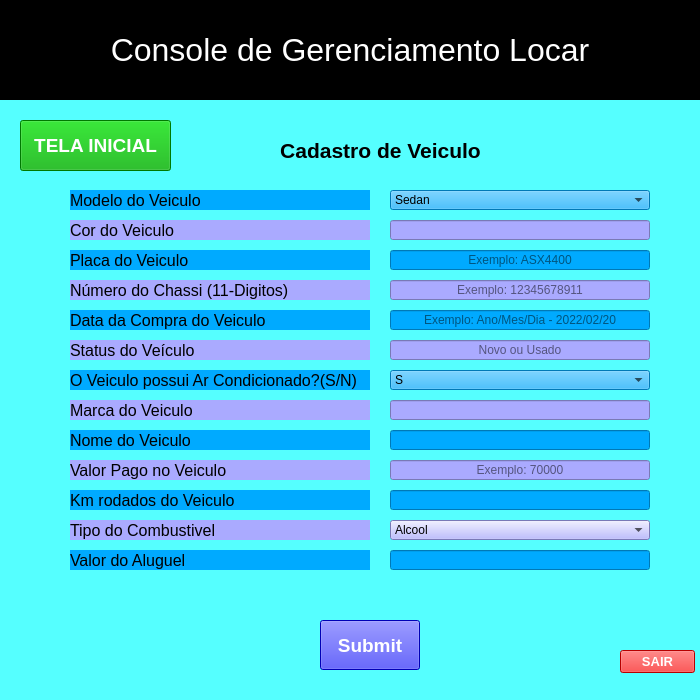
<?xml version="1.0" encoding="UTF-8"?>
<ui version="4.0">
 <class>Locar_Cadastro_Veiculo</class>
 <widget class="QMainWindow" name="Locar_Cadastro_Veiculo">
  <property name="geometry">
   <rect>
    <x>0</x>
    <y>0</y>
    <width>700</width>
    <height>700</height>
   </rect>
  </property>
  <property name="minimumSize">
   <size>
    <width>700</width>
    <height>700</height>
   </size>
  </property>
  <property name="maximumSize">
   <size>
    <width>700</width>
    <height>750</height>
   </size>
  </property>
  <property name="windowTitle">
   <string>Locar</string>
  </property>
  <property name="styleSheet">
   <string notr="true">background-color: rgb(255, 255, 255);
background-color: rgb(85, 255, 255);
</string>
  </property>
  <widget class="QWidget" name="centralwidget">
   <widget class="QLabel" name="subtitulo_console">
    <property name="geometry">
     <rect>
      <x>0</x>
      <y>0</y>
      <width>700</width>
      <height>100</height>
     </rect>
    </property>
    <property name="sizePolicy">
     <sizepolicy hsizetype="Preferred" vsizetype="Preferred">
      <horstretch>0</horstretch>
      <verstretch>0</verstretch>
     </sizepolicy>
    </property>
    <property name="minimumSize">
     <size>
      <width>700</width>
      <height>100</height>
     </size>
    </property>
    <property name="maximumSize">
     <size>
      <width>700</width>
      <height>100</height>
     </size>
    </property>
    <property name="font">
     <font>
      <pointsize>24</pointsize>
     </font>
    </property>
    <property name="styleSheet">
     <string notr="true">background-color: rgb(0, 0, 0);
color: rgb(255, 255, 255);</string>
    </property>
    <property name="lineWidth">
     <number>8</number>
    </property>
    <property name="midLineWidth">
     <number>5</number>
    </property>
    <property name="text">
     <string>Console de Gerenciamento Locar</string>
    </property>
    <property name="textFormat">
     <enum>Qt::PlainText</enum>
    </property>
    <property name="scaledContents">
     <bool>false</bool>
    </property>
    <property name="alignment">
     <set>Qt::AlignCenter</set>
    </property>
   </widget>
   <widget class="QPushButton" name="pushButton">
    <property name="geometry">
     <rect>
      <x>20</x>
      <y>120</y>
      <width>151</width>
      <height>51</height>
     </rect>
    </property>
    <property name="font">
     <font>
      <pointsize>14</pointsize>
      <weight>75</weight>
      <bold>true</bold>
     </font>
    </property>
    <property name="styleSheet">
     <string notr="true">background-color: rgb(0, 0, 255);
background-color: rgb(0, 170, 0);
color: rgb(255, 255, 255);</string>
    </property>
    <property name="text">
     <string>TELA INICIAL</string>
    </property>
   </widget>
   <widget class="QLabel" name="label3">
    <property name="geometry">
     <rect>
      <x>70</x>
      <y>250</y>
      <width>300</width>
      <height>20</height>
     </rect>
    </property>
    <property name="minimumSize">
     <size>
      <width>300</width>
      <height>20</height>
     </size>
    </property>
    <property name="maximumSize">
     <size>
      <width>300</width>
      <height>20</height>
     </size>
    </property>
    <property name="font">
     <font>
      <pointsize>12</pointsize>
      <weight>50</weight>
      <bold>false</bold>
     </font>
    </property>
    <property name="styleSheet">
     <string notr="true">background-color: rgb(0, 170, 255);</string>
    </property>
    <property name="text">
     <string>Placa do Veiculo</string>
    </property>
    <property name="alignment">
     <set>Qt::AlignLeading|Qt::AlignLeft|Qt::AlignVCenter</set>
    </property>
   </widget>
   <widget class="QLabel" name="label6">
    <property name="geometry">
     <rect>
      <x>70</x>
      <y>340</y>
      <width>300</width>
      <height>20</height>
     </rect>
    </property>
    <property name="minimumSize">
     <size>
      <width>300</width>
      <height>20</height>
     </size>
    </property>
    <property name="maximumSize">
     <size>
      <width>300</width>
      <height>20</height>
     </size>
    </property>
    <property name="font">
     <font>
      <pointsize>12</pointsize>
      <weight>50</weight>
      <bold>false</bold>
     </font>
    </property>
    <property name="styleSheet">
     <string notr="true">background-color: rgb(170, 170, 255);</string>
    </property>
    <property name="text">
     <string>Status do Veículo</string>
    </property>
    <property name="alignment">
     <set>Qt::AlignLeading|Qt::AlignLeft|Qt::AlignVCenter</set>
    </property>
   </widget>
   <widget class="QLabel" name="label5">
    <property name="geometry">
     <rect>
      <x>70</x>
      <y>310</y>
      <width>300</width>
      <height>20</height>
     </rect>
    </property>
    <property name="minimumSize">
     <size>
      <width>300</width>
      <height>20</height>
     </size>
    </property>
    <property name="maximumSize">
     <size>
      <width>300</width>
      <height>20</height>
     </size>
    </property>
    <property name="font">
     <font>
      <pointsize>12</pointsize>
      <weight>50</weight>
      <bold>false</bold>
     </font>
    </property>
    <property name="styleSheet">
     <string notr="true">background-color: rgb(0, 170, 255);</string>
    </property>
    <property name="text">
     <string>Data da Compra do Veiculo</string>
    </property>
    <property name="alignment">
     <set>Qt::AlignLeading|Qt::AlignLeft|Qt::AlignVCenter</set>
    </property>
   </widget>
   <widget class="QLabel" name="label4">
    <property name="geometry">
     <rect>
      <x>70</x>
      <y>280</y>
      <width>300</width>
      <height>20</height>
     </rect>
    </property>
    <property name="minimumSize">
     <size>
      <width>300</width>
      <height>20</height>
     </size>
    </property>
    <property name="maximumSize">
     <size>
      <width>300</width>
      <height>20</height>
     </size>
    </property>
    <property name="font">
     <font>
      <pointsize>12</pointsize>
      <weight>50</weight>
      <bold>false</bold>
     </font>
    </property>
    <property name="styleSheet">
     <string notr="true">background-color: rgb(170, 170, 255);</string>
    </property>
    <property name="text">
     <string>Número do Chassi (11-Digitos)</string>
    </property>
    <property name="alignment">
     <set>Qt::AlignLeading|Qt::AlignLeft|Qt::AlignVCenter</set>
    </property>
   </widget>
   <widget class="QLabel" name="label7">
    <property name="geometry">
     <rect>
      <x>70</x>
      <y>370</y>
      <width>300</width>
      <height>20</height>
     </rect>
    </property>
    <property name="minimumSize">
     <size>
      <width>300</width>
      <height>20</height>
     </size>
    </property>
    <property name="maximumSize">
     <size>
      <width>300</width>
      <height>20</height>
     </size>
    </property>
    <property name="font">
     <font>
      <pointsize>12</pointsize>
      <weight>50</weight>
      <bold>false</bold>
     </font>
    </property>
    <property name="styleSheet">
     <string notr="true">background-color: rgb(0, 170, 255);</string>
    </property>
    <property name="text">
     <string>O Veiculo possui Ar Condicionado?(S/N)</string>
    </property>
    <property name="alignment">
     <set>Qt::AlignLeading|Qt::AlignLeft|Qt::AlignVCenter</set>
    </property>
   </widget>
   <widget class="QLabel" name="label8">
    <property name="geometry">
     <rect>
      <x>70</x>
      <y>400</y>
      <width>300</width>
      <height>20</height>
     </rect>
    </property>
    <property name="minimumSize">
     <size>
      <width>300</width>
      <height>20</height>
     </size>
    </property>
    <property name="maximumSize">
     <size>
      <width>300</width>
      <height>20</height>
     </size>
    </property>
    <property name="font">
     <font>
      <pointsize>12</pointsize>
      <weight>50</weight>
      <bold>false</bold>
     </font>
    </property>
    <property name="styleSheet">
     <string notr="true">background-color: rgb(170, 170, 255);</string>
    </property>
    <property name="text">
     <string>Marca do Veiculo</string>
    </property>
    <property name="alignment">
     <set>Qt::AlignLeading|Qt::AlignLeft|Qt::AlignVCenter</set>
    </property>
   </widget>
   <widget class="QLabel" name="label9">
    <property name="geometry">
     <rect>
      <x>70</x>
      <y>430</y>
      <width>300</width>
      <height>20</height>
     </rect>
    </property>
    <property name="minimumSize">
     <size>
      <width>300</width>
      <height>20</height>
     </size>
    </property>
    <property name="maximumSize">
     <size>
      <width>300</width>
      <height>20</height>
     </size>
    </property>
    <property name="font">
     <font>
      <pointsize>12</pointsize>
      <weight>50</weight>
      <bold>false</bold>
     </font>
    </property>
    <property name="styleSheet">
     <string notr="true">background-color: rgb(0, 170, 255);</string>
    </property>
    <property name="text">
     <string>Nome do Veiculo</string>
    </property>
    <property name="alignment">
     <set>Qt::AlignLeading|Qt::AlignLeft|Qt::AlignVCenter</set>
    </property>
   </widget>
   <widget class="QLabel" name="label91">
    <property name="geometry">
     <rect>
      <x>70</x>
      <y>460</y>
      <width>300</width>
      <height>20</height>
     </rect>
    </property>
    <property name="minimumSize">
     <size>
      <width>300</width>
      <height>20</height>
     </size>
    </property>
    <property name="maximumSize">
     <size>
      <width>300</width>
      <height>20</height>
     </size>
    </property>
    <property name="font">
     <font>
      <pointsize>12</pointsize>
      <weight>50</weight>
      <bold>false</bold>
     </font>
    </property>
    <property name="styleSheet">
     <string notr="true">background-color: rgb(170, 170, 255);</string>
    </property>
    <property name="text">
     <string>Valor Pago no Veiculo</string>
    </property>
    <property name="alignment">
     <set>Qt::AlignLeading|Qt::AlignLeft|Qt::AlignVCenter</set>
    </property>
   </widget>
   <widget class="QLabel" name="label2">
    <property name="geometry">
     <rect>
      <x>70</x>
      <y>220</y>
      <width>300</width>
      <height>20</height>
     </rect>
    </property>
    <property name="minimumSize">
     <size>
      <width>300</width>
      <height>20</height>
     </size>
    </property>
    <property name="maximumSize">
     <size>
      <width>300</width>
      <height>20</height>
     </size>
    </property>
    <property name="font">
     <font>
      <pointsize>12</pointsize>
      <weight>50</weight>
      <bold>false</bold>
     </font>
    </property>
    <property name="styleSheet">
     <string notr="true">background-color: rgb(170, 170, 255);</string>
    </property>
    <property name="text">
     <string>Cor do Veiculo</string>
    </property>
    <property name="alignment">
     <set>Qt::AlignLeading|Qt::AlignLeft|Qt::AlignVCenter</set>
    </property>
   </widget>
   <widget class="QLabel" name="label1">
    <property name="geometry">
     <rect>
      <x>70</x>
      <y>190</y>
      <width>300</width>
      <height>20</height>
     </rect>
    </property>
    <property name="minimumSize">
     <size>
      <width>300</width>
      <height>20</height>
     </size>
    </property>
    <property name="maximumSize">
     <size>
      <width>300</width>
      <height>20</height>
     </size>
    </property>
    <property name="font">
     <font>
      <pointsize>12</pointsize>
      <weight>50</weight>
      <bold>false</bold>
     </font>
    </property>
    <property name="styleSheet">
     <string notr="true">background-color: rgb(0, 170, 255);</string>
    </property>
    <property name="text">
     <string>Modelo do Veiculo</string>
    </property>
    <property name="alignment">
     <set>Qt::AlignLeading|Qt::AlignLeft|Qt::AlignVCenter</set>
    </property>
   </widget>
   <widget class="QLabel" name="label92">
    <property name="geometry">
     <rect>
      <x>70</x>
      <y>490</y>
      <width>300</width>
      <height>20</height>
     </rect>
    </property>
    <property name="minimumSize">
     <size>
      <width>300</width>
      <height>20</height>
     </size>
    </property>
    <property name="maximumSize">
     <size>
      <width>300</width>
      <height>20</height>
     </size>
    </property>
    <property name="font">
     <font>
      <pointsize>12</pointsize>
      <weight>50</weight>
      <bold>false</bold>
     </font>
    </property>
    <property name="styleSheet">
     <string notr="true">background-color: rgb(0, 170, 255);</string>
    </property>
    <property name="text">
     <string>Km rodados do Veiculo</string>
    </property>
    <property name="alignment">
     <set>Qt::AlignLeading|Qt::AlignLeft|Qt::AlignVCenter</set>
    </property>
   </widget>
   <widget class="QLineEdit" name="lineEdit_2">
    <property name="geometry">
     <rect>
      <x>390</x>
      <y>220</y>
      <width>260</width>
      <height>20</height>
     </rect>
    </property>
    <property name="minimumSize">
     <size>
      <width>260</width>
      <height>20</height>
     </size>
    </property>
    <property name="maximumSize">
     <size>
      <width>260</width>
      <height>20</height>
     </size>
    </property>
    <property name="styleSheet">
     <string notr="true">background-color: rgb(170, 170, 255);</string>
    </property>
    <property name="text">
     <string/>
    </property>
    <property name="alignment">
     <set>Qt::AlignCenter</set>
    </property>
   </widget>
   <widget class="QLineEdit" name="lineEdit_3">
    <property name="geometry">
     <rect>
      <x>390</x>
      <y>250</y>
      <width>260</width>
      <height>20</height>
     </rect>
    </property>
    <property name="minimumSize">
     <size>
      <width>260</width>
      <height>20</height>
     </size>
    </property>
    <property name="maximumSize">
     <size>
      <width>260</width>
      <height>20</height>
     </size>
    </property>
    <property name="styleSheet">
     <string notr="true">background-color: rgb(0, 170, 255);</string>
    </property>
    <property name="text">
     <string/>
    </property>
    <property name="alignment">
     <set>Qt::AlignCenter</set>
    </property>
    <property name="placeholderText">
     <string>Exemplo: ASX4400</string>
    </property>
   </widget>
   <widget class="QLineEdit" name="lineEdit_4">
    <property name="geometry">
     <rect>
      <x>390</x>
      <y>280</y>
      <width>260</width>
      <height>20</height>
     </rect>
    </property>
    <property name="minimumSize">
     <size>
      <width>260</width>
      <height>20</height>
     </size>
    </property>
    <property name="maximumSize">
     <size>
      <width>260</width>
      <height>20</height>
     </size>
    </property>
    <property name="styleSheet">
     <string notr="true">background-color: rgb(170, 170, 255);</string>
    </property>
    <property name="text">
     <string/>
    </property>
    <property name="alignment">
     <set>Qt::AlignCenter</set>
    </property>
    <property name="placeholderText">
     <string>Exemplo: 12345678911</string>
    </property>
   </widget>
   <widget class="QLineEdit" name="lineEdit_5">
    <property name="geometry">
     <rect>
      <x>390</x>
      <y>310</y>
      <width>260</width>
      <height>20</height>
     </rect>
    </property>
    <property name="minimumSize">
     <size>
      <width>260</width>
      <height>20</height>
     </size>
    </property>
    <property name="maximumSize">
     <size>
      <width>260</width>
      <height>20</height>
     </size>
    </property>
    <property name="styleSheet">
     <string notr="true">background-color: rgb(0, 170, 255);</string>
    </property>
    <property name="text">
     <string/>
    </property>
    <property name="alignment">
     <set>Qt::AlignCenter</set>
    </property>
    <property name="placeholderText">
     <string>Exemplo: Ano/Mes/Dia - 2022/02/20</string>
    </property>
   </widget>
   <widget class="QLineEdit" name="lineEdit_6">
    <property name="geometry">
     <rect>
      <x>390</x>
      <y>340</y>
      <width>260</width>
      <height>20</height>
     </rect>
    </property>
    <property name="minimumSize">
     <size>
      <width>260</width>
      <height>20</height>
     </size>
    </property>
    <property name="maximumSize">
     <size>
      <width>260</width>
      <height>20</height>
     </size>
    </property>
    <property name="styleSheet">
     <string notr="true">background-color: rgb(170, 170, 255);</string>
    </property>
    <property name="text">
     <string/>
    </property>
    <property name="alignment">
     <set>Qt::AlignCenter</set>
    </property>
    <property name="placeholderText">
     <string>Novo ou Usado</string>
    </property>
   </widget>
   <widget class="QLineEdit" name="lineEdit_8">
    <property name="geometry">
     <rect>
      <x>390</x>
      <y>400</y>
      <width>260</width>
      <height>20</height>
     </rect>
    </property>
    <property name="minimumSize">
     <size>
      <width>260</width>
      <height>20</height>
     </size>
    </property>
    <property name="maximumSize">
     <size>
      <width>260</width>
      <height>20</height>
     </size>
    </property>
    <property name="styleSheet">
     <string notr="true">background-color: rgb(170, 170, 255);</string>
    </property>
    <property name="text">
     <string/>
    </property>
    <property name="alignment">
     <set>Qt::AlignCenter</set>
    </property>
   </widget>
   <widget class="QLineEdit" name="lineEdit_9">
    <property name="geometry">
     <rect>
      <x>390</x>
      <y>430</y>
      <width>260</width>
      <height>20</height>
     </rect>
    </property>
    <property name="minimumSize">
     <size>
      <width>260</width>
      <height>20</height>
     </size>
    </property>
    <property name="maximumSize">
     <size>
      <width>260</width>
      <height>20</height>
     </size>
    </property>
    <property name="styleSheet">
     <string notr="true">background-color: rgb(0, 170, 255);</string>
    </property>
    <property name="alignment">
     <set>Qt::AlignCenter</set>
    </property>
   </widget>
   <widget class="QLineEdit" name="lineEdit_91">
    <property name="geometry">
     <rect>
      <x>390</x>
      <y>460</y>
      <width>260</width>
      <height>20</height>
     </rect>
    </property>
    <property name="minimumSize">
     <size>
      <width>260</width>
      <height>20</height>
     </size>
    </property>
    <property name="maximumSize">
     <size>
      <width>260</width>
      <height>20</height>
     </size>
    </property>
    <property name="styleSheet">
     <string notr="true">background-color: rgb(170, 170, 255);</string>
    </property>
    <property name="alignment">
     <set>Qt::AlignCenter</set>
    </property>
    <property name="placeholderText">
     <string>Exemplo: 70000</string>
    </property>
   </widget>
   <widget class="QLineEdit" name="lineEdit_92">
    <property name="geometry">
     <rect>
      <x>390</x>
      <y>490</y>
      <width>260</width>
      <height>20</height>
     </rect>
    </property>
    <property name="minimumSize">
     <size>
      <width>260</width>
      <height>20</height>
     </size>
    </property>
    <property name="maximumSize">
     <size>
      <width>260</width>
      <height>20</height>
     </size>
    </property>
    <property name="styleSheet">
     <string notr="true">background-color: rgb(0, 170, 255);</string>
    </property>
    <property name="alignment">
     <set>Qt::AlignCenter</set>
    </property>
   </widget>
   <widget class="QPushButton" name="pushButton_2">
    <property name="geometry">
     <rect>
      <x>320</x>
      <y>620</y>
      <width>100</width>
      <height>50</height>
     </rect>
    </property>
    <property name="minimumSize">
     <size>
      <width>100</width>
      <height>50</height>
     </size>
    </property>
    <property name="maximumSize">
     <size>
      <width>100</width>
      <height>50</height>
     </size>
    </property>
    <property name="font">
     <font>
      <pointsize>14</pointsize>
      <weight>75</weight>
      <bold>true</bold>
     </font>
    </property>
    <property name="styleSheet">
     <string notr="true">background-color: rgb(0, 0, 255);
color: rgb(255, 255, 255);</string>
    </property>
    <property name="text">
     <string>Submit</string>
    </property>
   </widget>
   <widget class="QLabel" name="label91_2">
    <property name="geometry">
     <rect>
      <x>70</x>
      <y>520</y>
      <width>300</width>
      <height>20</height>
     </rect>
    </property>
    <property name="minimumSize">
     <size>
      <width>300</width>
      <height>20</height>
     </size>
    </property>
    <property name="maximumSize">
     <size>
      <width>300</width>
      <height>20</height>
     </size>
    </property>
    <property name="font">
     <font>
      <pointsize>12</pointsize>
      <weight>50</weight>
      <bold>false</bold>
     </font>
    </property>
    <property name="styleSheet">
     <string notr="true">background-color: rgb(170, 170, 255);</string>
    </property>
    <property name="text">
     <string>Tipo do Combustivel</string>
    </property>
    <property name="alignment">
     <set>Qt::AlignLeading|Qt::AlignLeft|Qt::AlignVCenter</set>
    </property>
   </widget>
   <widget class="QLabel" name="label91_3">
    <property name="geometry">
     <rect>
      <x>70</x>
      <y>550</y>
      <width>300</width>
      <height>20</height>
     </rect>
    </property>
    <property name="minimumSize">
     <size>
      <width>300</width>
      <height>20</height>
     </size>
    </property>
    <property name="maximumSize">
     <size>
      <width>300</width>
      <height>20</height>
     </size>
    </property>
    <property name="font">
     <font>
      <pointsize>12</pointsize>
      <weight>50</weight>
      <bold>false</bold>
     </font>
    </property>
    <property name="styleSheet">
     <string notr="true">background-color: rgb(0, 170, 255);</string>
    </property>
    <property name="text">
     <string>Valor do Aluguel</string>
    </property>
    <property name="alignment">
     <set>Qt::AlignLeading|Qt::AlignLeft|Qt::AlignVCenter</set>
    </property>
   </widget>
   <widget class="QLineEdit" name="lineEdit_95">
    <property name="geometry">
     <rect>
      <x>390</x>
      <y>550</y>
      <width>260</width>
      <height>20</height>
     </rect>
    </property>
    <property name="minimumSize">
     <size>
      <width>260</width>
      <height>20</height>
     </size>
    </property>
    <property name="maximumSize">
     <size>
      <width>260</width>
      <height>20</height>
     </size>
    </property>
    <property name="styleSheet">
     <string notr="true">background-color: rgb(0, 170, 255);</string>
    </property>
    <property name="alignment">
     <set>Qt::AlignCenter</set>
    </property>
   </widget>
   <widget class="QPushButton" name="pushButton_3">
    <property name="geometry">
     <rect>
      <x>620</x>
      <y>650</y>
      <width>75</width>
      <height>23</height>
     </rect>
    </property>
    <property name="font">
     <font>
      <pointsize>10</pointsize>
      <weight>75</weight>
      <bold>true</bold>
     </font>
    </property>
    <property name="styleSheet">
     <string notr="true">background-color: rgb(255, 0, 0);
color: rgb(255, 255, 255);
border-color: rgb(255, 0, 255);</string>
    </property>
    <property name="text">
     <string>SAIR</string>
    </property>
   </widget>
   <widget class="QLabel" name="label">
    <property name="geometry">
     <rect>
      <x>270</x>
      <y>130</y>
      <width>221</width>
      <height>41</height>
     </rect>
    </property>
    <property name="font">
     <font>
      <pointsize>16</pointsize>
      <weight>75</weight>
      <bold>true</bold>
     </font>
    </property>
    <property name="text">
     <string>Cadastro de Veiculo</string>
    </property>
    <property name="alignment">
     <set>Qt::AlignCenter</set>
    </property>
   </widget>
   <widget class="QComboBox" name="comboBox_2">
    <property name="geometry">
     <rect>
      <x>390</x>
      <y>190</y>
      <width>260</width>
      <height>20</height>
     </rect>
    </property>
    <property name="minimumSize">
     <size>
      <width>260</width>
      <height>20</height>
     </size>
    </property>
    <property name="maximumSize">
     <size>
      <width>260</width>
      <height>20</height>
     </size>
    </property>
    <property name="layoutDirection">
     <enum>Qt::LeftToRight</enum>
    </property>
    <property name="styleSheet">
     <string notr="true">background-color: rgb(0, 170, 255);</string>
    </property>
    <property name="insertPolicy">
     <enum>QComboBox::InsertAlphabetically</enum>
    </property>
    <item>
     <property name="text">
      <string>Sedan</string>
     </property>
    </item>
    <item>
     <property name="text">
      <string>Hatch</string>
     </property>
    </item>
    <item>
     <property name="text">
      <string>SUV</string>
     </property>
    </item>
    <item>
     <property name="text">
      <string>Utilitário</string>
     </property>
    </item>
    <item>
     <property name="text">
      <string>Caminhonete</string>
     </property>
    </item>
    <item>
     <property name="text">
      <string>Sportivo</string>
     </property>
    </item>
   </widget>
   <widget class="QComboBox" name="comboBox_3">
    <property name="geometry">
     <rect>
      <x>390</x>
      <y>370</y>
      <width>260</width>
      <height>20</height>
     </rect>
    </property>
    <property name="minimumSize">
     <size>
      <width>260</width>
      <height>20</height>
     </size>
    </property>
    <property name="maximumSize">
     <size>
      <width>260</width>
      <height>20</height>
     </size>
    </property>
    <property name="layoutDirection">
     <enum>Qt::LeftToRight</enum>
    </property>
    <property name="styleSheet">
     <string notr="true">background-color: rgb(0, 170, 255);</string>
    </property>
    <property name="insertPolicy">
     <enum>QComboBox::InsertAlphabetically</enum>
    </property>
    <item>
     <property name="text">
      <string>S</string>
     </property>
    </item>
    <item>
     <property name="text">
      <string>N</string>
     </property>
    </item>
   </widget>
   <widget class="QComboBox" name="comboBox_4">
    <property name="geometry">
     <rect>
      <x>390</x>
      <y>520</y>
      <width>260</width>
      <height>20</height>
     </rect>
    </property>
    <property name="minimumSize">
     <size>
      <width>260</width>
      <height>20</height>
     </size>
    </property>
    <property name="maximumSize">
     <size>
      <width>260</width>
      <height>20</height>
     </size>
    </property>
    <property name="layoutDirection">
     <enum>Qt::LeftToRight</enum>
    </property>
    <property name="styleSheet">
     <string notr="true">background-color: rgb(170, 170, 255);</string>
    </property>
    <property name="insertPolicy">
     <enum>QComboBox::InsertAlphabetically</enum>
    </property>
    <item>
     <property name="text">
      <string>Alcool</string>
     </property>
    </item>
    <item>
     <property name="text">
      <string>Gasolina</string>
     </property>
    </item>
    <item>
     <property name="text">
      <string>Flex</string>
     </property>
    </item>
    <item>
     <property name="text">
      <string>Diesel</string>
     </property>
    </item>
    <item>
     <property name="text">
      <string>Podium</string>
     </property>
    </item>
    <item>
     <property name="text">
      <string>Elétrico</string>
     </property>
    </item>
   </widget>
  </widget>
  <widget class="QStatusBar" name="statusbar"/>
 </widget>
 <resources/>
 <connections/>
</ui>
